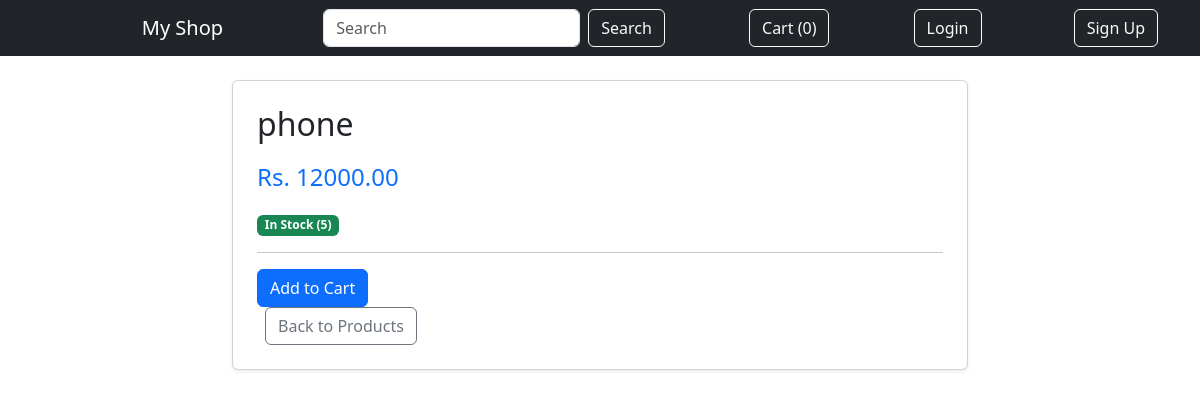
Screenshot of /phone/ with the database file from the repository.
### store/models.py (models this page shows, shortened)
class Product(models.Model):
    category = models.ForeignKey(Category, related_name='products', on_delete=models.CASCADE)
    name = models.CharField(max_length=200)
    slug = models.SlugField(max_length=200, unique=True)
    description = models.TextField(blank=True)
    price = models.DecimalField(max_digits=10, decimal_places=2)
    stock = models.PositiveIntegerField()
    available = models.BooleanField(default=True)
    image = models.ImageField(upload_to='products/', blank=True, null=True)
    created = models.DateTimeField(auto_now_add=True)
    updated = models.DateTimeField(auto_now=True)
    class Meta:
        ordering = ['-created']

### store/views.py (the view)
# urls.py: path('<slug:slug>/', views.product_detail, name='product_detail'),
def product_detail(request, slug):
    product = get_object_or_404(Product, slug=slug, available=True)
    return render(request, 'store/product_detail.html', {'product': product})

### cart/cart.py (called while the page is built)
    def __len__(self):
        return sum(int(item['quantity']) for item in self.cart.values())

### cart/context_processors.py (called while the page is built)
def cart(request):
    return {'cart': Cart(request)}

### store/templates/store/product_detail.html (shortened to what this page needs)
{% extends 'store/base.html' %}
{% block content %}
<div class="row justify-content-center">
    <div class="col-md-8">
        <div class="card shadow-sm">
            <div class="card-body p-4">
                <h2 class="card-title mb-3">{{ product.name }}</h2>
                <p class="fs-4 text-primary">Rs. {{ product.price }}</p>
                <p>
                    {% if product.stock > 0 %}
                        <span class="badge bg-success">In Stock ({{ product.stock }})</span>
                    {% else %}
                        <span class="badge bg-danger">Out of Stock</span>
                    {% endif %}
                </p>
                <hr>
                {% if product.stock > 0 %}
                    <form action="{% url 'cart:cart_add' product.id %}" method="post">
                        <button type="submit" class="btn btn-primary">Add to Cart</button>
                    </form>
                {% else %}
                    <button class="btn btn-secondary" disabled>Out of Stock</button>
                {% endif %}
                <a href="/" class="btn btn-outline-secondary ms-2">Back to Products</a>
            </div>
        </div>
    </div>
</div>
{% endblock %}

### rows the page displays
Product: name "phone", price "12000.00", stock "5"

### other values shown
{{ cart|length }} "0"
